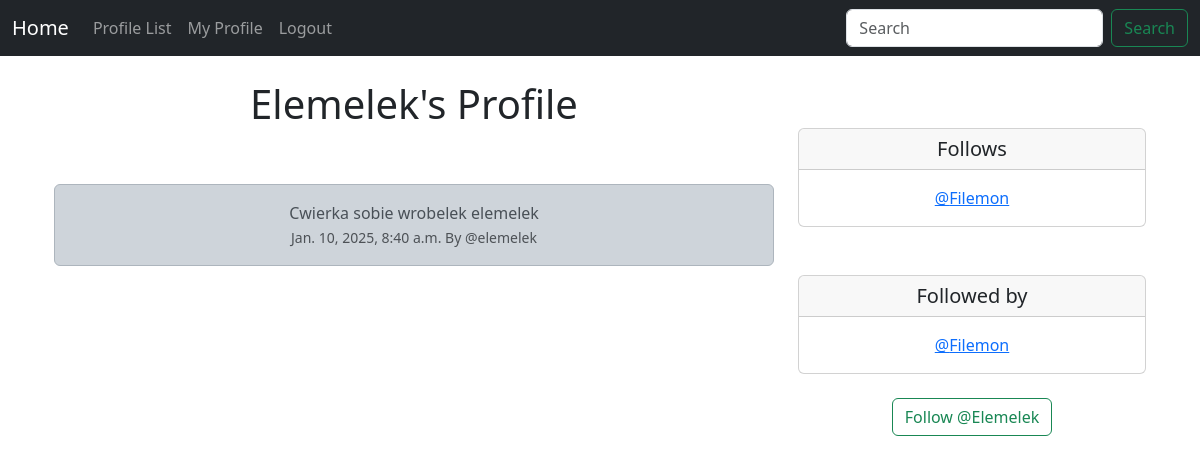
The app's page /profile/2 (signed in) with its own data.
### cwirek/models.py (models this page shows, shortened)
class Profile(models.Model):
    user = models.OneToOneField(User, on_delete=models.CASCADE)
    follows = models.ManyToManyField("self", related_name="followed_by", symmetrical=False, blank=True)
    date_modified = models.DateTimeField(User, auto_now=True)
    def __str__(self):
        return self.user.username

class Yard(models.Model):
    user = models.ForeignKey(User, related_name="yard", on_delete=models.DO_NOTHING)
    body = models.CharField(max_length=200)
    created_at = models.DateTimeField(auto_now_add=True)

### cwirek/views.py (the view, shortened to what this page needs)
# urls.py: path('profile/<int:pk>', views.profile, name="profile"),
def profile(request, pk):
    if request.user.is_authenticated:
        profile = Profile.objects.get(user_id=pk)
        yards = Yard.objects.filter(user_id=pk).order_by("-created_at")
        return render(request, 'profile.html', {"profile":profile, "yards":yards})
    else:
        messages.success(request, ("You must be logged in to view this page..."))
        return redirect('home')

### cwirek/templates/profile.html (shortened to what this page needs)
{% extends 'base.html' %}
{% block content %}
{% if profile %}
<div class="container text-center">
    <div class="row">
        <div class="col-8">
            <h1>{{ profile.user.username }}'s Profile</h1>
            <br/><br/>
            {% if yards %}
                {% for yard in yards %}
                    <div class="alert alert-dark" role="alert">
                        {{ yard.body }}<br/>
                        <small class="text-muted">
                            {{ yard.created_at }} By @{{ yard.user.username|lower}}
                        </small>
                    </div>
                <br/><br/>
                {% endfor %}
            {% endif %}
        </div>
        <div class="col-4">
            <br/><br/>
            <div class="card">
                <h5 class="card-header">Follows</h5>
                <div class="card-body">
                  <p class="card-text">{% for following in profile.follows.all %}
                    <a href="{% url 'profile' following.user.id %}">@{{ following }}</a><br/>
                {% endfor %}</p>
                </div>
            </div>
        <br/><br/>
        <div class="card">
            <h5 class="card-header">Followed by</h5>
            <div class="card-body">
              <p class="card-text">{% for following in profile.followed_by.all %}
                <a href="{% url 'profile' following.user.id %}">@{{ following }}</a><br/>
            {% endfor %}</p>
            </div>
          </div>
          <br/>
          <form method=POST>
          {% if profile in user.profile.follows.all %}
            <button class="btn btn-outline-danger" name="follow" value="unfollow" type="submit">Unfollow @{{ profile.user.username }}</button>
          {% else %}
            <button class="btn btn-outline-success" name="follow" value="follow" type="submit">Follow @{{ profile.user.username }}</button>
          {% endif %}
          </form>
          <br/>
        </div>
    </div>
</div>
{% endif %}
{% endblock %}

### records on screen
Profile: user.username "Elemelek"
Yard: body "Cwierka sobie wrobelek elemelek", created_at "Jan. 10, 2025, 8:40 a.m.", user.username "elemelek"
Profile: user.username "Filemon"
